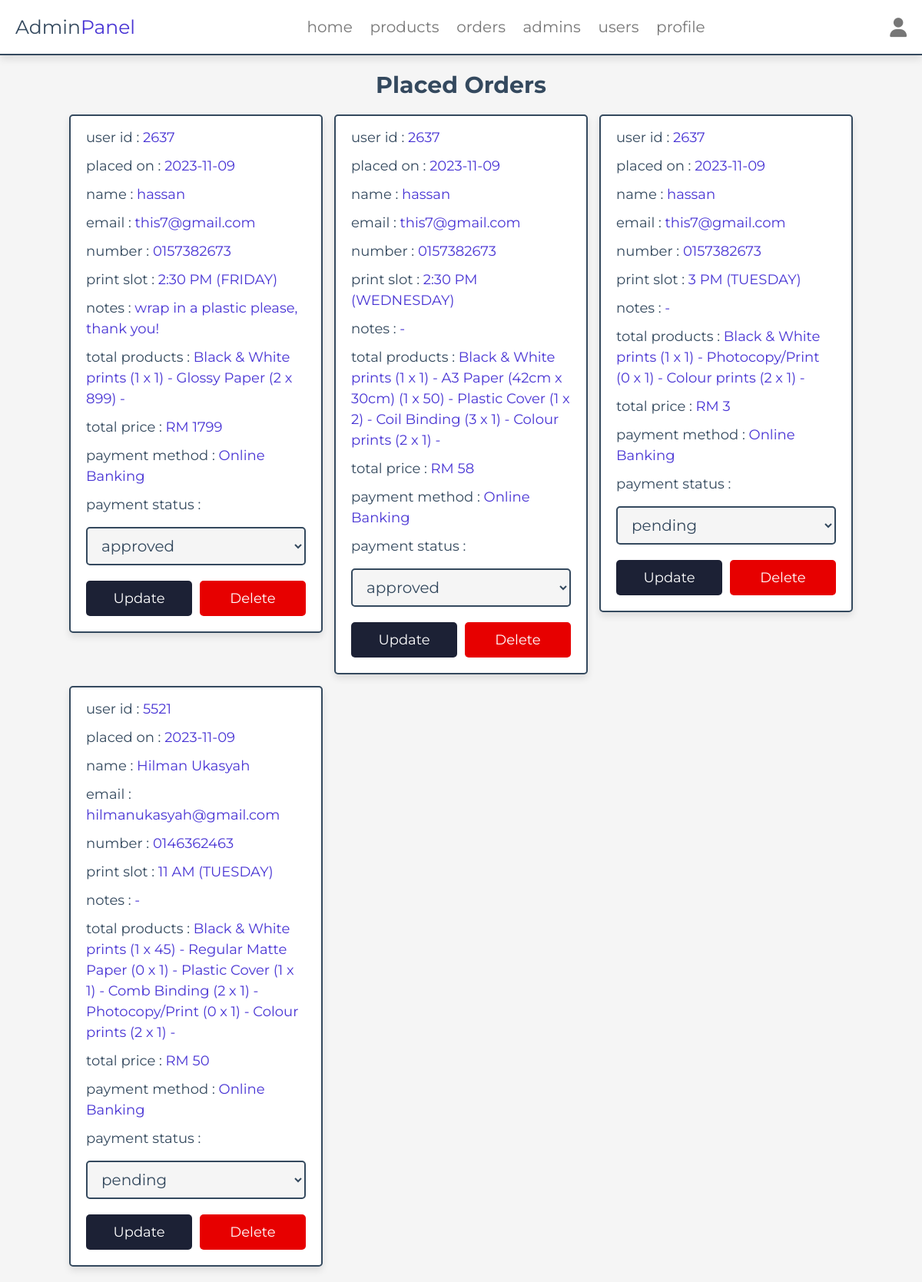
Page /placed_orders.php (signed in) on the committed database.
### tables this page shows
CREATE TABLE `orders` (
  `user_id` int(100) NOT NULL,
  `name` varchar(20) NOT NULL,
  `number` varchar(20) NOT NULL,
  `email` varchar(30) NOT NULL,
  `method` varchar(50) NOT NULL,
  `total_products` varchar(10000) NOT NULL,
  `total_price` int(100) NOT NULL,
  `placed_on` date NOT NULL DEFAULT current_timestamp(),
  `reservation` varchar(100) NOT NULL,
  `status` varchar(20) NOT NULL DEFAULT 'pending',
  `notes` varchar(1000) NOT NULL,
  `id` int(10) NOT NULL
);

### placed_orders.php (the view, shortened to what this page needs)
<?php
include '../components/connect.php';
?>
<!DOCTYPE html>
<html lang="en">
<head>
   <link rel="stylesheet" href="https://cdnjs.cloudflare.com/ajax/libs/font-awesome/6.1.1/css/all.min.css">
   <link rel="stylesheet" href="../css/admin_style.css">
</head>
<body>
<?php include '../components/admin_header.php' ?>
<section class="placed-orders">
   <h1 class="heading">placed orders</h1>
   <div class="box-container">
   <?php
      $select_orders = $conn->prepare("SELECT * FROM `orders`");
      $select_orders->execute();
      if($select_orders->rowCount() > 0){
         while($fetch_orders = $select_orders->fetch(PDO::FETCH_ASSOC)){
   ?>
   <div class="box">
      <p> user id : <span><?= $fetch_orders['user_id']; ?></span> </p>
      <p> placed on : <span><?= $fetch_orders['placed_on']; ?></span> </p>
      <p> name : <span><?= $fetch_orders['name']; ?></span> </p>
      <p> email : <span><?= $fetch_orders['email']; ?></span> </p>
      <p> number : <span><?= $fetch_orders['number']; ?></span> </p>
      <p> print slot : <span><?= $fetch_orders['reservation']; ?></span> </p>
      <p> notes : <span><?= $fetch_orders['notes']; ?></span> </p>
      <p> total products : <span><?= $fetch_orders['total_products']; ?></span> </p>
      <p> total price : <span>RM <?= $fetch_orders['total_price']; ?></span> </p>
      <p> payment method : <span><?= $fetch_orders['method']; ?></span> </p>
      <form action="" method="POST">
      <p> payment status : <span></span> </p>
         <select name="payment_status" class="drop-down">
            <option value="" selected disabled><?= $fetch_orders['status']; ?></option>
         </select>
         <div class="flex-btn">
            <input type="submit" value="update" class="btn" name="update_payment">
            <a href="placed_orders.php?delete=<?= $fetch_orders['id']; ?>" class="delete-btn" onclick="return confirm('delete this order?');">delete</a>
         </div>
      </form>
   </div>
   <?php
      }
   }else{
      echo '<p class="empty">no orders placed yet!</p>';
   }
   ?>
   </div>
</section>
</body>
</html>

### admin_style.css (style rules this page uses)
:root { --main-color:#4834d4; --red:#e74c3c; --orange:#f39c12; --black:#34495e; --white:#fff; --light-bg:#f5f5f5; --light-color:#999; --border:.2rem solid var(--black); --box-shadow:0 .5rem 1rem rgba(0,0,0,.1); --navy: #1C2135; --blue:#5A6794; --light: #8794C0; --white:#fff; --gray:#292B25; --dark-black:#000000; --light-color:#777; --light-gray: #DCDCDC; --dull:#E7E9EE; --nude:#D8CD80; --red:#e70000; }
* { font-family: 'Montserrat', sans-serif; margin:0; padding:0; box-sizing: border-box; text-decoration: none; outline: none; border:none; }
html { font-size: 62.5%; overflow-x: hidden; }
body { background-color: var(--light-bg); }
section { max-width: 1200px; margin:0 auto; padding:2rem; }
.btn, .delete-btn, .option-btn { display: block; margin-top: 1rem; border-radius: .5rem; cursor: pointer; width: 100%; font-size: 1.8rem; color:var(--white); padding:1.2rem 3rem; text-transform: capitalize; text-align: center; }
.btn { background-color: var(--navy); }
.delete-btn { background-color: var(--red); }
.flex-btn { display: flex; gap:1rem; }
.heading { text-align: center; margin-bottom: 2rem; text-transform: capitalize; color:var(--black); font-size: 3rem; }
.placed-orders .box-container { display: grid; grid-template-columns: repeat(auto-fit, 33rem); gap:1.5rem; justify-content: center; align-items: flex-start; }
.placed-orders .box-container .box { background-color: var(--white); border-radius: .5rem; box-shadow: var(--box-shadow); border:var(--border); padding:2rem; padding-top: 1rem; }
.placed-orders .box-container .box p { padding: .5rem 0; line-height: 1.5; font-size: 1.8rem; color:var(--black); }
.placed-orders .box-container .box p span { color:var(--main-color); }
.placed-orders .box-container .box .drop-down { width: 100%; margin:1rem 0; background-color: var(--light-bg); padding:1rem 1.4rem; font-size: 2rem; color:var(--black); border:var(--border); border-radius: .5rem; }

### rows in the picture
orders: user "2637", placed_on "2023-11-09", name "hassan", email "this7@gmail.com", number "0157382673", reservation "2:30 PM (FRIDAY)", notes "wrap in a plastic please, thank you!", total_products "Black & White prints (1 x 1) - Glossy Paper (2 x 899) -", total_price "1799", method "Online Banking", payment_status "approved"
orders: user "2637", placed_on "2023-11-09", name "hassan", email "this7@gmail.com", number "0157382673", reservation "2:30 PM (WEDNESDAY)", notes "-", total_products "Black & White prints (1 x 1) - A3 Paper (42cm x 30cm) (1 x 50) - Plastic Cover (1 x 2) - Coil Binding (3 x 1) - Colour prints (2 x 1) -", total_price "58", method "Online Banking", payment_status "approved"
orders: user "2637", placed_on "2023-11-09", name "hassan", email "this7@gmail.com", number "0157382673", reservation "3 PM (TUESDAY)", notes "-", total_products "Black & White prints (1 x 1) - Photocopy/Print (0 x 1) - Colour prints (2 x 1) -", total_price "3", method "Online Banking", payment_status "pending"
orders: user "5521", placed_on "2023-11-09", name "Hilman Ukasyah", email "hilmanukasyah@gmail.com", number "0146362463", reservation "11 AM (TUESDAY)", notes "-", total_products "Black & White prints (1 x 45) - Regular Matte Paper (0 x 1) - Plastic Cover (1 x 1) - Comb Binding (2 x 1) - Photocopy/Print (0 x 1) - Colour prints (2 x 1) -", total_price "50", method "Online Banking", payment_status "pending"
